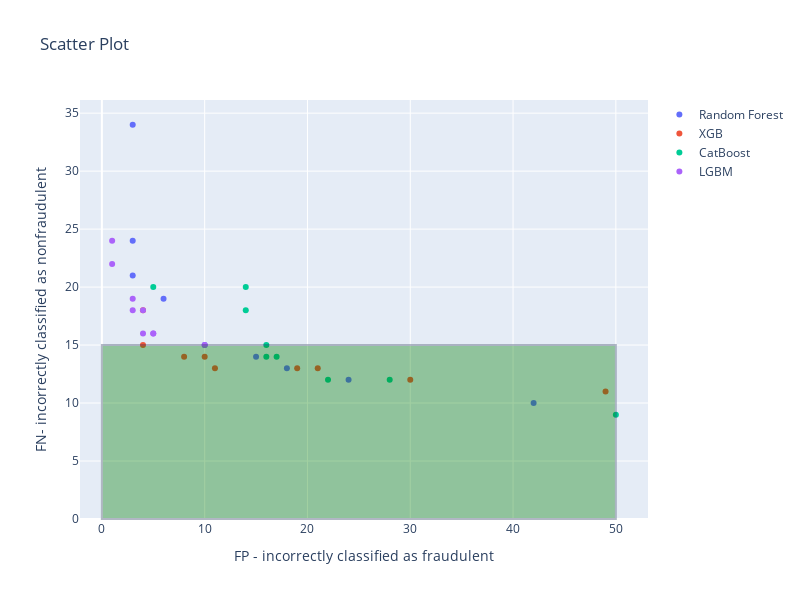

The code cell stored with this chart in its notebook:
### Code cell
# Create a scatter plot for each dataset
fig = go.Figure()


for result in results.items():
    # Create custom hover text with the additional information
    hover_text = [f"{result[0]} at {info:.1f} threshold" for info in result[1][0]['threshold']]

    fig.add_trace(go.Scatter(
        x=result[1][0]['FP'], 
        y=result[1][0]['FN'], 
        mode='markers', 
        name=result[0],
        text=hover_text  # Assign the custom hover text here
    ))

    fig.add_shape(type="rect",
    xref="x", yref="y",
    x0=0, y0=0,
    x1=50, y1=15,
    fillcolor="green",
    opacity=0.1
    )


# Customize the layout, axis labels, and size
fig.update_layout(
    title='Scatter Plot',
    xaxis_title='FP - incorrectly classified as fraudulent',
    yaxis_title='FN- incorrectly classified as nonfraudulent',
    width=800,
    height=600
)

# Show the plot
fig.show()

### Figure 1 — Plotly figure (JSON) as saved in the notebook; plotly's stock layout.template omitted (floating-point values rounded to 4 significant figures)
{"data": [{"mode": "markers", "name": "Random Forest", "text": ["Random Forest at 0.1 threshold", "Random Forest at 0.2 threshold", "Random Forest at 0.3 threshold", "Random Forest at 0.4 threshold", "Random Forest at 0.5 threshold", "Random Forest at 0.6 threshold", "Random Forest at 0.7 threshold", "Random Forest at 0.8 threshold", "Random Forest at 0.9 threshold"], "type": "scatter", "x": [3, 3, 3, 6, 10, 15, 18, 24, 42], "y": [34, 24, 21, 19, 15, 14, 13, 12, 10]}, {"mode": "markers", "name": "XGB", "text": ["XGB at 0.1 threshold", "XGB at 0.2 threshold", "XGB at 0.3 threshold", "XGB at 0.4 threshold", "XGB at 0.5 threshold", "XGB at 0.6 threshold", "XGB at 0.7 threshold", "XGB at 0.8 threshold", "XGB at 0.9 threshold"], "type": "scatter", "x": [4, 4, 8, 10, 11, 19, 21, 30, 49], "y": [18, 15, 14, 14, 13, 13, 13, 12, 11]}, {"mode": "markers", "name": "CatBoost", "text": ["CatBoost at 0.1 threshold", "CatBoost at 0.2 threshold", "CatBoost at 0.3 threshold", "CatBoost at 0.4 threshold", "CatBoost at 0.5 threshold", "CatBoost at 0.6 threshold", "CatBoost at 0.7 threshold", "CatBoost at 0.8 threshold", "CatBoost at 0.9 threshold"], "type": "scatter", "x": [5, 14, 14, 16, 16, 17, 22, 28, 50], "y": [20, 20, 18, 15, 14, 14, 12, 12, 9]}, {"mode": "markers", "name": "LGBM", "text": ["LGBM at 0.1 threshold", "LGBM at 0.2 threshold", "LGBM at 0.3 threshold", "LGBM at 0.4 threshold", "LGBM at 0.5 threshold", "LGBM at 0.6 threshold", "LGBM at 0.7 threshold", "LGBM at 0.8 threshold", "LGBM at 0.9 threshold"], "type": "scatter", "x": [1, 1, 3, 3, 4, 4, 5, 5, 10], "y": [24, 22, 19, 18, 18, 16, 16, 16, 15]}], "layout": {"height": 600, "shapes": [{"fillcolor": "green", "opacity": 0.1, "type": "rect", "x0": 0, "x1": 50, "xref": "x", "y0": 0, "y1": 15, "yref": "y"}, {"fillcolor": "green", "opacity": 0.1, "type": "rect", "x0": 0, "x1": 50, "xref": "x", "y0": 0, "y1": 15, "yref": "y"}, {"fillcolor": "green", "opacity": 0.1, "type": "rect", "x0": 0, "x1": 50, "xref": "x", "y0": 0, "y1": 15, "yref": "y"}, {"fillcolor": "green", "opacity": 0.1, "type": "rect", "x0": 0, "x1": 50, "xref": "x", "y0": 0, "y1": 15, "yref": "y"}], "title": {"text": "Scatter Plot"}, "width": 800, "xaxis": {"title": {"text": "FP - incorrectly classified as fraudulent"}}, "yaxis": {"title": {"text": "FN- incorrectly classified as nonfraudulent"}}}}
